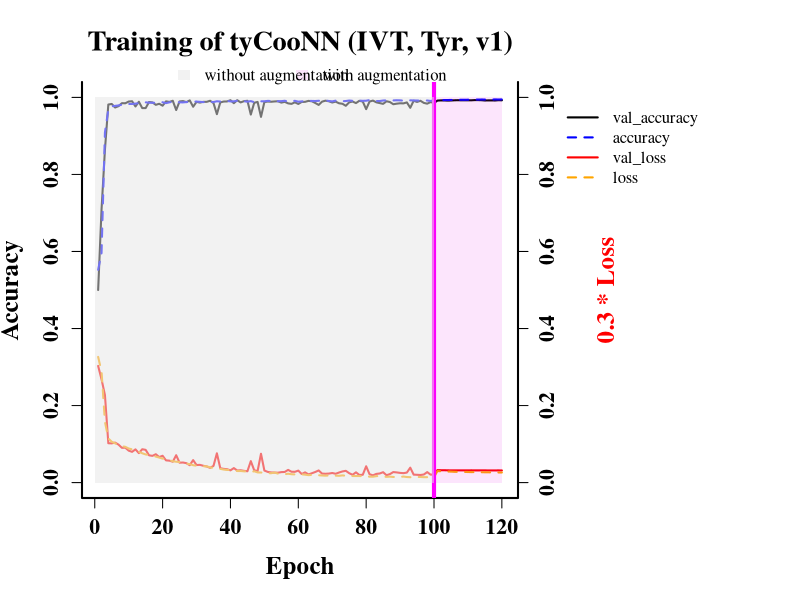

Reproduce this figure in R.

MAIN = "Training of tyCooNN (IVT, Tyr, v1)"

dat = read.table('history.csv',header=TRUE,sep=',')
dat_aug = read.table('history_arg.csv',header=TRUE,sep=',')
library(repr)

df = rbind(dat,dat_aug)
n = nrow(df)

png('training.png',width=10,height=7,unit='in',res=600)
par(mar=par()$mar + c(0,0,0,12),lwd=2,family='Times')
plot(df$val_accuracy,type='l',col='black',lwd=2,
     xlab='Epoch',ylab='Accuracy',ylim=c(0,1),
     bty='u',cex.lab=1.5,cex.axis=1.3,
     main=MAIN,
     cex.main=1.7,font.main=2,
     font.axis=2,font.lab=2)
lines(df$accuracy,col='blue',lty=2,lwd=2)
lines(0.3 * df$val_loss,type='l',col='red',lwd=2)
lines(0.3 * df$loss,col='orange',lty=2,lwd=2)
axis(side=4,font=2,cex.axis=1.3)
mtext(side=4,line=4,'0.3 * Loss',col='red',cex=1.5,font=2)
abline(v=100,col='magenta',lwd=4)
rect(0,0,100,1,col=rgb(230/256,230/256,230/256,alpha=0.5),border=NA)
rect(100,0,n,1,col=rgb(230/256,0,230/256,alpha=0.1),border=NA)
par(xpd=TRUE)
legend(x=c(20,90),y=c(1.11,1.11),
       legend=c('without augmentation','with augmentation'),horiz=TRUE,bty='n',
       fill=c(rgb(230/256,230/256,230/256,alpha=0.5),rgb(230/256,0,230/256,alpha=0.1)),
       border=NA)
legend(135,1,legend=c('val_accuracy','accuracy','val_loss','loss'),bty='n',
      col=c('black','blue','red','orange'),lty=c(1,2,1,2))
o = dev.off()
